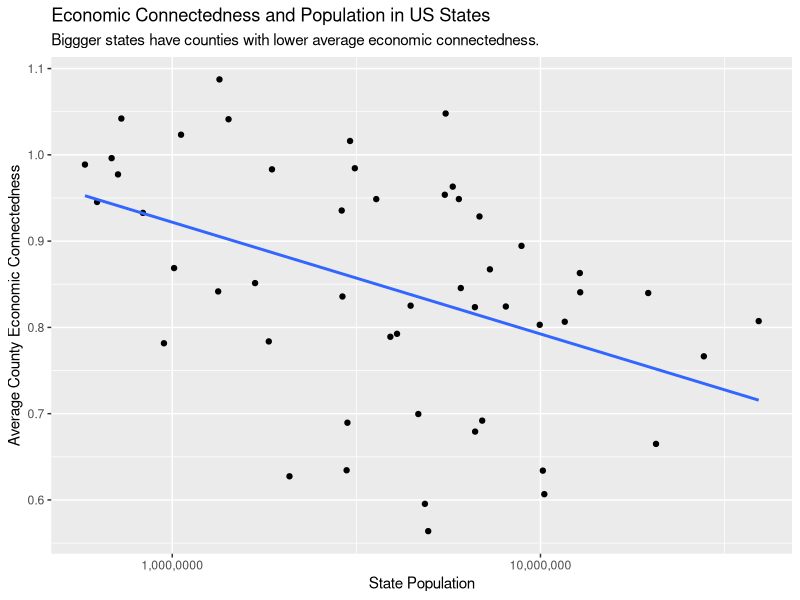

Recreate this plot in R.
library(tidyverse)

# Look at missing data later. Seems like we lose about 60 counties because of
# the drop_na().

ec <- read_csv("social_capital_county.csv") |> 
  select(county, county_name, pop2018, ec_county) |> 
  drop_na() |> 
  mutate(state = str_remove(county_name, ".*, ")) |> 
  group_by(state) |> 
  summarise(pop_state = sum(pop2018),
            avg_ec = mean(ec_county)) |> 
  ggplot(aes(x = pop_state, y = avg_ec)) +
  geom_point() +
  geom_smooth(method = "lm", formula = y ~ x, se = FALSE) +
  scale_x_log10(breaks = c(1000000, 10000000),
                labels = c("1,000,0000", "10,000,000")) +
  labs(y = "Average County Economic Connectedness",
       x = "State Population",
       title = "Economic Connectedness and Population in US States",
       subtitle = "Biggger states have counties with lower average economic connectedness.")

write_rds(ec, "clean_data.rds")
